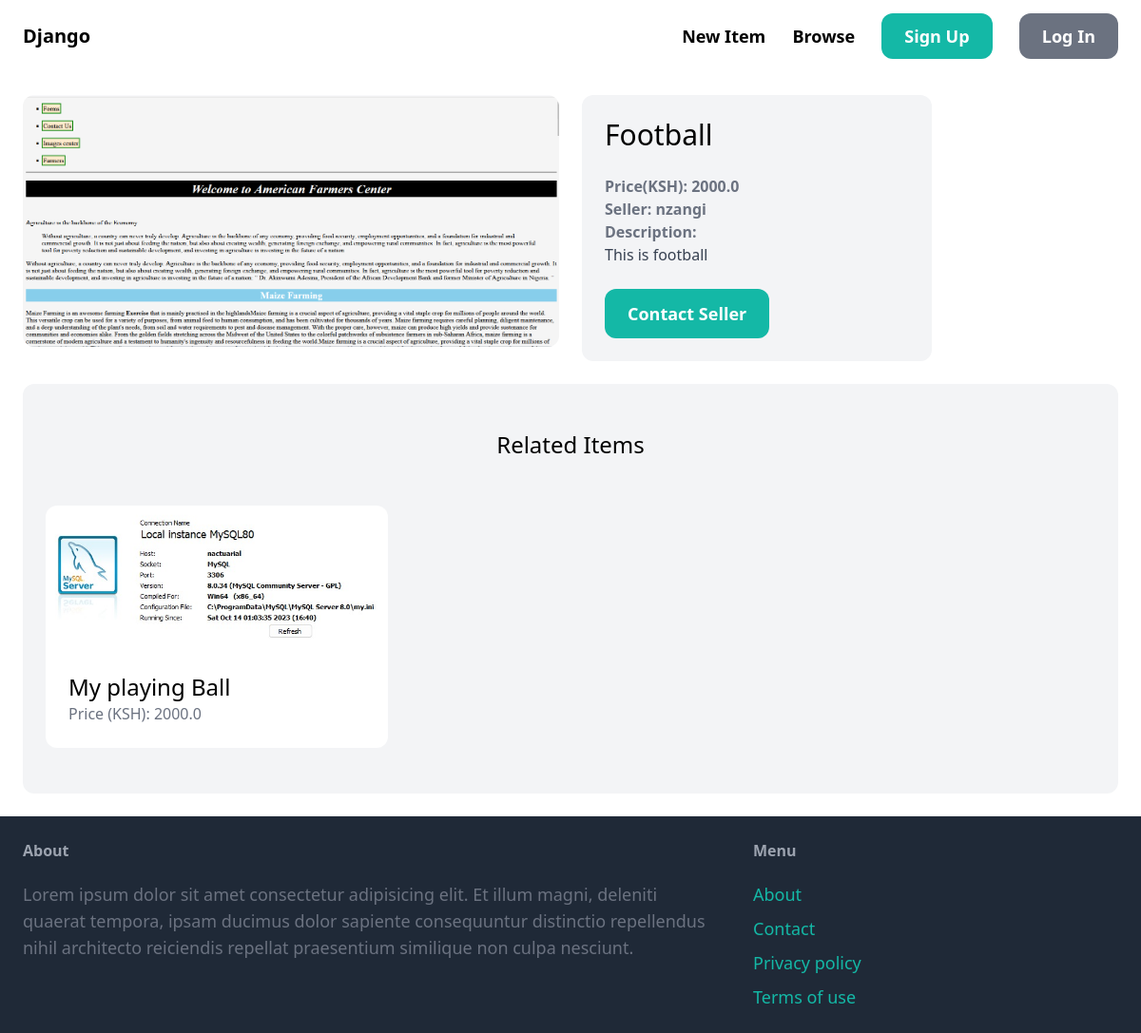
/items/1/, run on an earlier commit of the app's database.
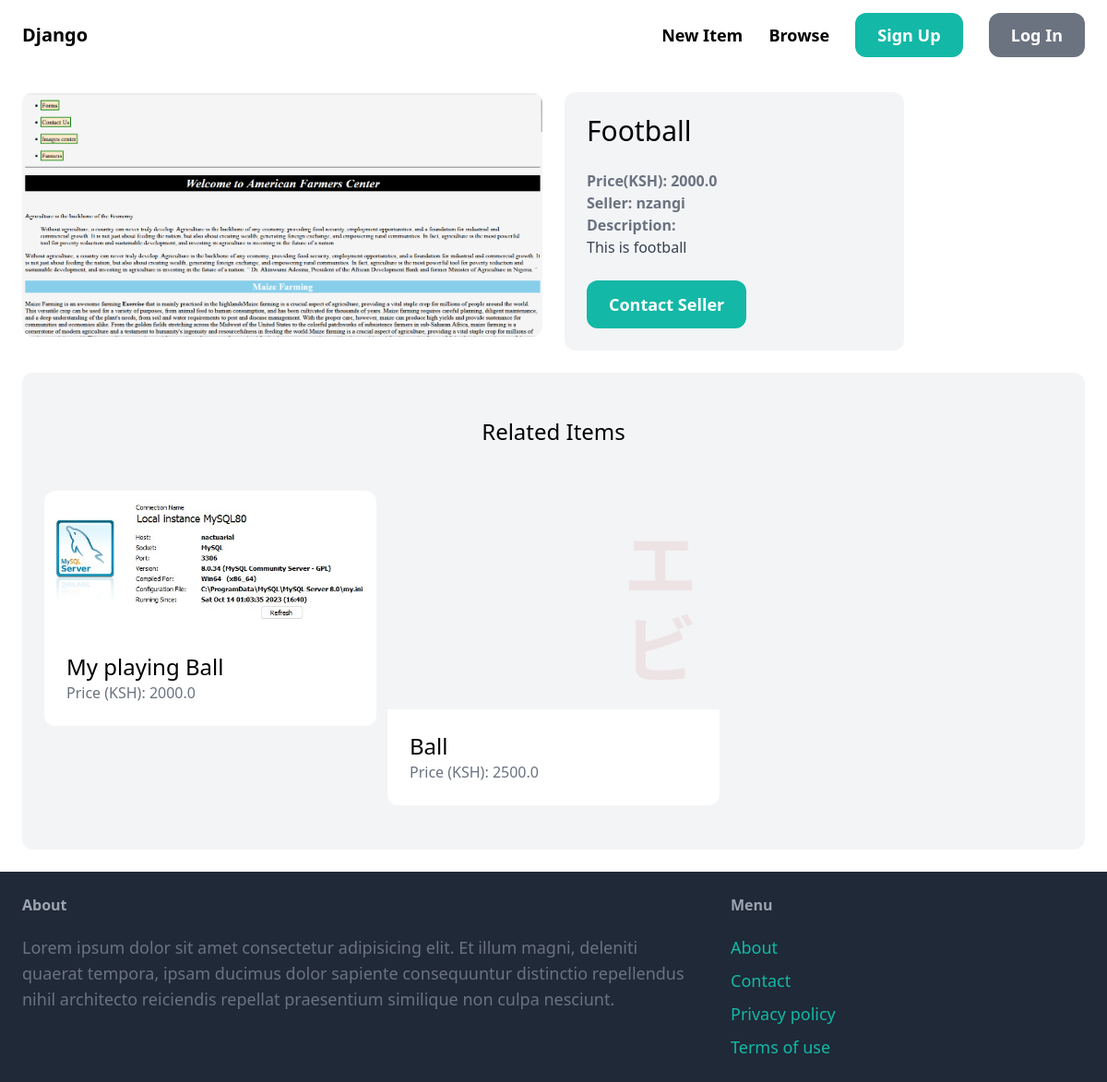
And on a later commit of the database.
### item/models.py (models this page shows)
class Item(models.Model):
    category = models.ForeignKey(Category,related_name='items',on_delete=models.CASCADE)
    name = models.CharField(max_length=255)
    description = models.TextField(blank=True,null=True)
    price = models.FloatField()
    image = models.ImageField(upload_to='item_images',blank=True,null=True)
    is_sold = models.BooleanField(default=False)
    created_by = models.ForeignKey(User,related_name='items',on_delete=models.CASCADE)
    created_at = models.DateTimeField(auto_now_add=True)

### item/views.py (the view)
# urls.py: path('<int:pk>/', views.detail, name='detail')
def detail(request, pk):
    item = get_object_or_404(Item, pk=pk)
    related_items = Item.objects.filter(category=item.category,is_sold=False).exclude(pk=pk)[0:3]
    return render(request, "item/detail.html", {
        'item': item,
        'related_items': related_items,
    })

### item/templates/item/detail.html (shortened to what this page needs)
{% extends 'core/base.html'%}
{% block content %}
    <div class="grid grid-cols-6 gap-6">
        <div class="col-span-3">
            <img  src ="{{ item.image.url }}" class="rounded-xl" alt="image">
        </div>
        <div class="col-span-2 p-6 bg-gray-100 rounded-xl">
            <h2 class="mb-6 text-3xl ">{{ item.name }}</h2>
            <p class="text-gray-500 "><strong>Price(KSH): {{ item.price }}</strong></p>
            <p class="text-gray-500 "><strong>Seller: {{ item.created_by }}</strong></p>
            {% if item.description %}
                <p class="text-gray-700"><strong class="text-gray-500">Description:<br></strong>{{ item.description }}</p>
            {% endif %}
            <a href="#" class="inline-block mt-6 px-6 py-3 text-lg font-semibold bg-teal-500 text-white rounded-xl hover:bg-teal-700">Contact Seller</a>
        </div>
    </div>
    <div class="mt-6 px-6 py-12 bg-gray-100 rounded-xl">
        <h2 class="mb-12 text-2xl text-center">Related Items</h2>
        <div class="grid grid-cols-3 gap-3">
            {% for item in related_items %}
                <div>
                    <a href="{% url 'item:detail' item.id %}">
                        <div><img src="{{item.image.url }}" class="rounded-t-xl"></div>
                        <div class="p-6 bg-white rounded-b-xl">
                            <h2 class="text-2xl">{{ item.name }}</h2>
                            <p class="text-gray-500">Price (KSH): {{ item.price }}</p>
                        </div>
                    </a>
                </div>
            {% endfor %}
        </div>
    </div>
{% endblock %}

What changed in the data, as far as the page shows it:
added Item: image (picture), name "Ball", price "2500.0"
